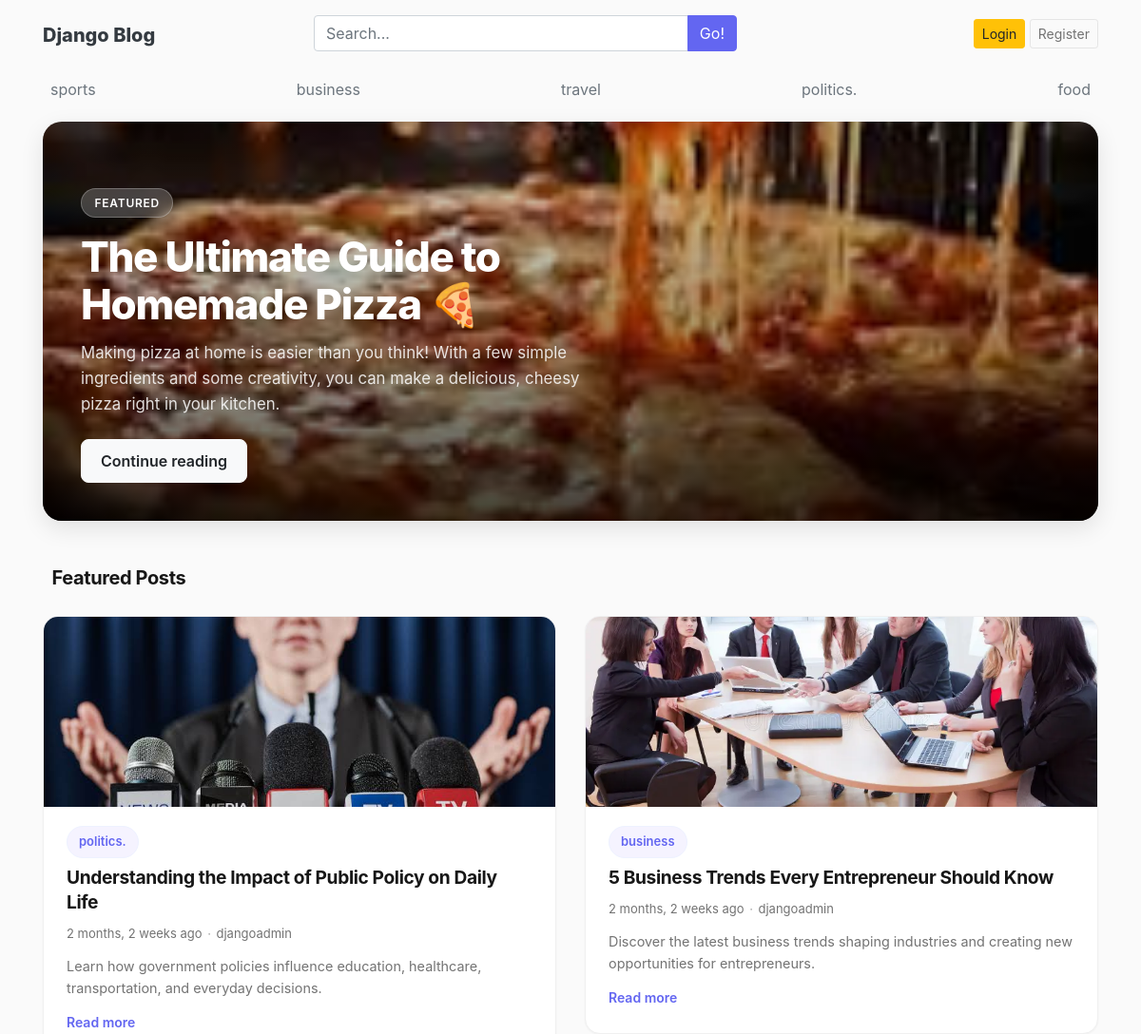
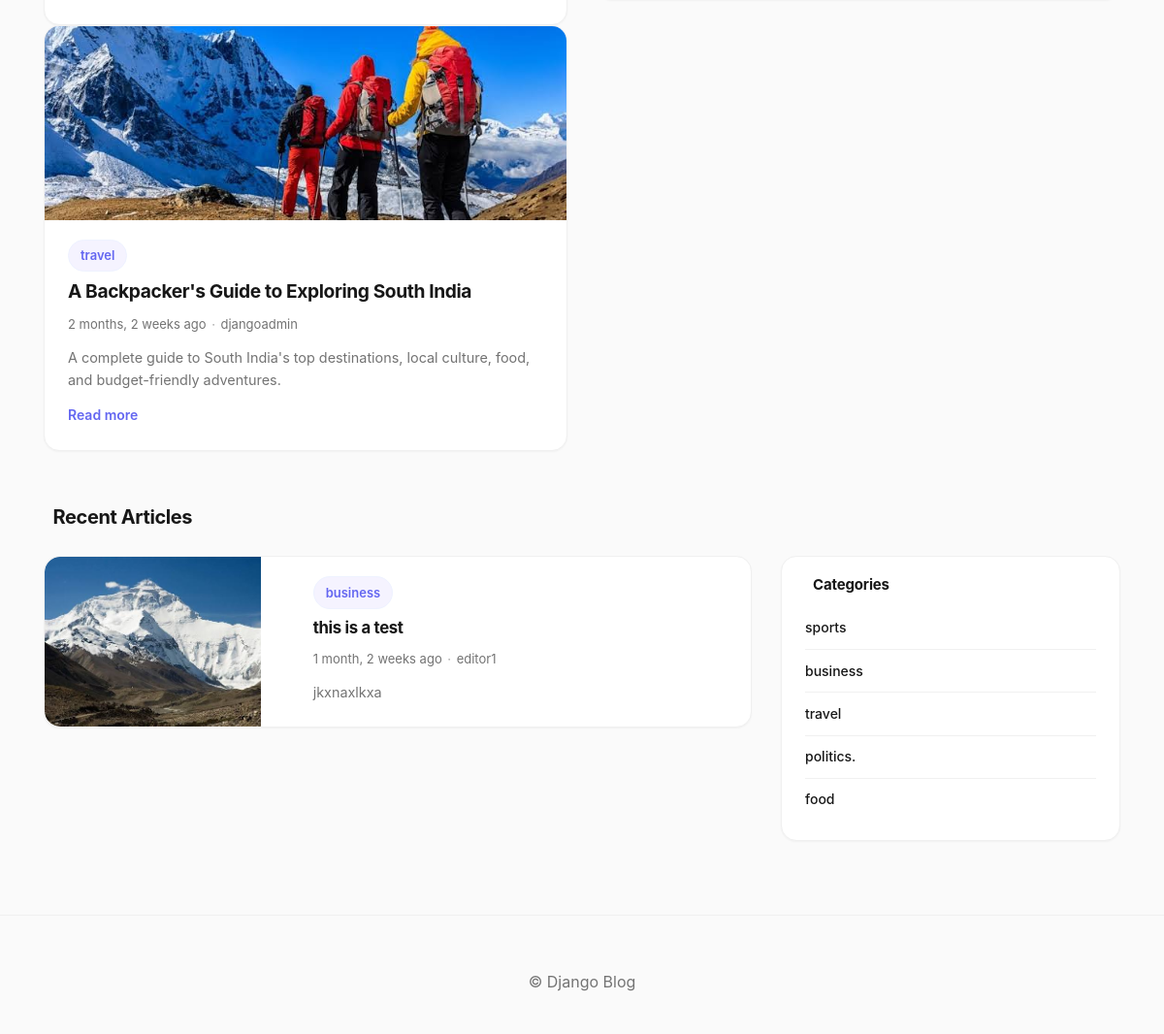
The page / on the database its author committed (2 pictures, top to bottom).
### blogs/models.py (models this page shows, shortened)
class Category(models.Model):
    category_name = models.CharField(max_length=50, unique=True)
    created_at = models.DateField(auto_now_add=True)
    updated_at = models.DateField(auto_now=True)
    class Meta:
        verbose_name_plural = 'categories'

class Blog(models.Model):
    title = models.CharField(max_length=100)
    slug = models.SlugField(
        max_length=150,
        unique=True,
        blank=True
    )
    category = models.ForeignKey(Category, on_delete=models.CASCADE)
    author = models.ForeignKey(User, on_delete=models.CASCADE)
    featured_image = models.ImageField(upload_to='uploads/%Y/%m/%d')
    short_description = models.TextField(max_length=500)
    blog_body = models.TextField(max_length=2000)
    status = models.CharField(
        max_length=20,
        choices=STATUS_CHOICES,
        default="Draft"
    )
    is_featured = models.BooleanField(default=False)
    created_at = models.DateTimeField(auto_now_add=True)
    updated_at = models.DateTimeField(auto_now=True)

### blog_main/views.py (the view)
# urls.py: 2. Add a URL to urlpatterns:  path('', views.home, name='home')
def home(request):
    query = request.GET.get('q', '').strip()
    featured_posts=Blog.objects.filter(is_featured=True,status='Published').order_by('-updated_at')
    posts=Blog.objects.filter(is_featured=False,status='Published').order_by('-updated_at')
    if query:
        posts = Blog.objects.filter(status='Published', title__icontains=query).order_by('-updated_at')
        featured_posts = Blog.objects.none()
    context={
        'featured_posts':featured_posts,
        'posts':posts,
        'query':query,
    }
    return render(request,'home.html',context)

### blogs/context_processors.py (called while the page is built)
def get_categories(request):
    categories=Category.objects.all()
    blog_suggestions = Blog.objects.filter(status='Published').order_by('title').values_list('title', flat=True)
    return dict(categories=categories, blog_suggestions=blog_suggestions)

### templates/home.html (shortened to what this page needs)
{% extends 'base.html' %}
{% block content %}
{% for post in featured_posts %}
    {% if forloop.first %}
    <section class="hero-section" data-aos="fade-up">
        <div class="hero-card" {% if post.featured_image %}style="background-image: url('{{ post.featured_image.url }}');"{% endif %}>
            <div class="hero-overlay"></div>
            <div class="hero-content">
                <span class="hero-badge">
                    Featured
                </span>
                <h1 class="hero-title">{{ post.title }}</h1>
                <p class="hero-description">{{ post.short_description }}</p>
                <a href="{% url 'blogs' post.slug %}" class="btn btn-light hero-cta">
                    Continue reading
                </a>
            </div>
        </div>
    </section>
    {% endif %}
{% endfor %}
<section class="home-section" data-aos="fade-up" data-aos-delay="100">
    <div class="section-header">
        <h2 class="section-title">
            Featured Posts
        </h2>
    </div>
    <div class="row g-4">
        {% for post in featured_posts %}
            {% if not forloop.first %}
            <div class="col-md-6">
                <article class="blog-card blog-card-featured">
                    <a href="{% url 'blogs' post.slug %}" class="blog-card-image-link">
                        {% if post.featured_image %}
                        <div class="blog-card-image" style="background-image: url('{{ post.featured_image.url }}');"></div>
                        {% else %}
                        <div class="blog-card-image blog-card-image-fallback"></div>
                        {% endif %}
                    </a>
                    <div class="blog-card-body">
                        <a href="{% url 'posts_by_category' post.category.id %}" class="post-category">
                            {{ post.category.category_name }}
                        </a>
                        <h3 class="blog-card-title">
                            <a href="{% url 'blogs' post.slug %}">{{ post.title }}</a>
                        </h3>
                        <div class="blog-card-meta">
                            <span>{{ post.created_at | timesince }} ago</span>
                            <span class="meta-separator">·</span>
                            <span>{{ post.author }}</span>
                        </div>
                        <p class="blog-card-excerpt">{{ post.short_description | truncatewords:25 }}</p>
                        <a href="{% url 'blogs' post.slug %}" class="blog-card-read-more">
                            Read more
                        </a>
                    </div>
                </article>
            </div>
            {% endif %}
        {% endfor %}
    </div>
</section>
<section class="home-section" data-aos="fade-up" data-aos-delay="150">
    <div class="section-header">
        <h2 class="section-title">
            Recent Articles
        </h2>
    </div>
    <div class="row g-4">
        <div class="col-lg-8 blog-main">
            {% for post in posts %}
            <article class="blog-card blog-card-list mb-3">
                <div class="row g-0 align-items-stretch">
                    <div class="col-sm-4">
                        <a href="{% url 'blogs' post.slug %}" class="blog-card-image-link h-100">
                            {% if post.featured_image %}
                            <div class="blog-card-image blog-card-image-sm" style="background-image: url('{{ post.featured_image.url }}');"></div>
                            {% else %}
                            <div class="blog-card-image blog-card-image-sm blog-card-image-fallback"></div>
                            {% endif %}
                        </a>
                    </div>
                    <div class="col-sm-8">
                        <div class="blog-card-body">
                            <a href="{% url 'posts_by_category' post.category.id %}" class="post-category">
                                {{ post.category.category_name }}
                            </a>
                            <h3 class="blog-card-title blog-card-title-sm">
                                <a href="{% url 'blogs' post.slug %}">{{ post.title }}</a>
                            </h3>
                            <div class="blog-card-meta">
                                <span>{{ post.created_at | timesince }} ago</span>
                                <span class="meta-separator">·</span>
                                <span>{{ post.author }}</span>
                            </div>
                            <p class="blog-card-excerpt mb-0">{{ post.short_description | truncatewords:25 }}</p>
                        </div>
                    </div>
                </div>
            </article>
            {% empty %}
            <div class="empty-state">
                <i class="bi bi-inbox"></i>
                <h4>No articles yet</h4>
                <p>Check back soon for new stories and updates.</p>
            </div>
            {% endfor %}
        </div>
        <aside class="col-lg-4 blog-sidebar">
            <div class="sidebar-widget" data-aos="fade-left" data-aos-delay="250">
                <div class="sidebar-widget-header">
                    <h4>Categories</h4>
                </div>
                <ul class="sidebar-category-list">
                    {% for category in categories %}
                    <li>
                        <a href="{% url 'posts_by_category' category.id %}">
                            <span>{{ category.category_name }}</span>
                        </a>
                    </li>
                    {% empty %}
                    <li class="sidebar-empty">No categories yet</li>
                    {% endfor %}
                </ul>
            </div>
        </aside>
    </div>
</section>
{% endblock %}

### templates/base.html (shortened to what this page needs)
{% load static %}
<!DOCTYPE html>
<html lang="en">
<head>
    <link rel="stylesheet"
          href="https://cdn.jsdelivr.net/npm/bootstrap@4.6.2/dist/css/bootstrap.min.css">
    <link href="{% static 'CSS/blog.css' %}" rel="stylesheet">
    <link href="https://maxcdn.bootstrapcdn.com/font-awesome/4.7.0/css/font-awesome.min.css" rel="stylesheet">
</head>
<body>
<div class="container">
    <header class="blog-header py-3">
        <div class="row justify-content-between align-items-center">
            <div class="col-12 col-md-3 pt-1 text-center text-md-left">
                <a class="blog-header-logo text-dark" href="/">
                    Django Blog
                </a>
            </div>
            <div class="col-12 col-md-5 my-2 my-md-0">
                <form method="get" action="{% url 'search' %}">
                    <div class="input-group">
                        <input type="text"
                               class="form-control"
                               name="q"
                               value="{{ keyword }}"
                               list="header-blog-title-suggestions"
                               placeholder="Search...">
                        <span class="input-group-append">
                            <button class="btn btn-primary" type="submit">
                                Go!
                            </button>
                        </span>
                    </div>
                </form>
            </div>
            <div class="col-12 col-md-4 d-flex justify-content-center justify-content-md-end align-items-center">
                {% if not user.is_authenticated %}
                    <a class="btn btn-sm btn-warning" href="{% url 'login' %}">
                        Login
                    </a>
                    <a class="btn btn-sm btn-outline-secondary" href="{% url 'register' %}">
                        Register
                    </a>
                {% else %}
                    <span>
                        <a href="{% url 'logout' %}">
                            Logout
                        </a>
                    </span>
                {% endif %}
            </div>
        </div>
    </header>
    <div class="nav-scroller py-1 mb-2">
        <nav class="nav d-flex justify-content-between">
            {% for cat in categories %}
                <a class="p-2 text-muted"
                   href="{% url 'posts_by_category' cat.id %}">
                    {{ cat.category_name }}
                </a>
            {% endfor %}
        </nav>
    </div>
    {% block content %}
    {% endblock %}
</div>
<footer class="blog-footer">
    <p class="mt-3">
        © {{ now.year }} Django Blog
    </p>
</footer>
</body>
</html>

### rows shown on the page
Category: category_name "sports"
Category: category_name "business"
Category: category_name "travel"
Category: category_name "politics."
Category: category_name "food"
Blog: featured_image (picture), title "The Ultimate Guide to Homemade Pizza 🍕", short_description "Making pizza at home is easier than you think! With a few simple ingredients and some creativity, you can make a delicious, cheesy pizza right in your kitchen."
Blog: featured_image (picture), category.category_name "politics.", title "Understanding the Impact of Public Policy on Daily Life", created_at "2 months, 2 weeks", author "djangoadmin", short_description "Learn how government policies influence education, healthcare, transportation, and everyday decisions."
Blog: featured_image (picture), category.category_name "business", title "5 Business Trends Every Entrepreneur Should Know", created_at "2 months, 2 weeks", author "djangoadmin", short_description "Discover the latest business trends shaping industries and creating new opportunities for entrepreneurs."
Blog: featured_image (picture), category.category_name "travel", title "A Backpacker's Guide to Exploring South India", created_at "2 months, 2 weeks", author "djangoadmin", short_description "A complete guide to South India's top destinations, local culture, food, and budget-friendly adventures."
Blog: featured_image (picture), category.category_name "business", title "this is a test", created_at "1 month, 2 weeks", author "editor1", short_description "jkxnaxlkxa"
